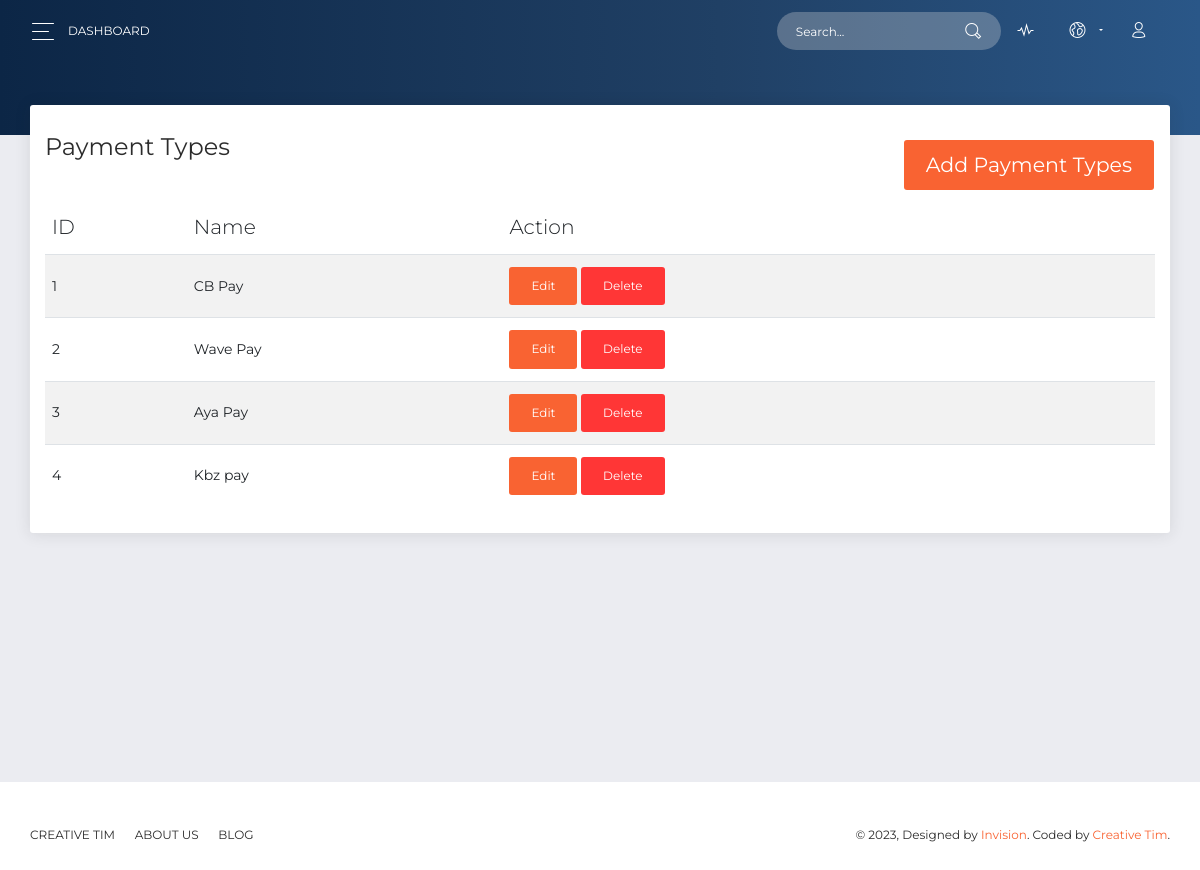
Screenshot of /admin/payment_types.php with the database file from the repository.
### tables this page shows
CREATE TABLE `payment_types` (
  `id` int NOT NULL,
  `type` varchar(255) NOT NULL,
  `deleted_at` int NOT NULL DEFAULT '0' COMMENT '0 => not\r\n1 => deleted'
);

### admin/payment_types.php (the view, shortened to what this page needs)
<?php
    include_once('header.php');
    $select_payment_type = "SELECT * FROM payment_types
                            WHERE deleted_at = 0
                            ORDER BY id DESC";
    $select_payment_type_query = mysqli_query($connect,$select_payment_type);
    $count_payment_type = mysqli_num_rows($select_payment_type_query);
?>
      <div class="panel-header panel-header-sm">
      </div>
      <div class="content">
        <div class="row">
          <div class="col-md-12">
            <div class="card">
              <div class="card-header">
                <h4 class="card-title addbtn">Payment Types <button class="btn btn-primary float-right" data-toggle="modal" data-target="#addModal">Add Payment Types </button></h4>
              </div>
              <div class="card-body">
                    <table class="table table-hover table-striped" id="payment-type">
                        <thead>
                            <th>ID</th>
                            <th>Name</th>
                            <th>Action</th>
                        </thead>
                        <tbody>
                        <?php
                            if($count_payment_type > 0)
                            {
                                for ($i=1; $i <= $count_payment_type; $i++) {
                                    $row_payment_type = mysqli_fetch_assoc($select_payment_type_query);
                                ?>
                            <tr>
                                <td><?php echo $i; ?></td>
                                <td><?php echo $row_payment_type['type']; ?></td>
                                <td>
                                    <button class="btn btn-primary editbtn" data-toggle="modal" data-target="#editModal" data-payment-type='<?php echo json_encode($row_payment_type); ?>'>Edit</button>
                                    <button class="btn btn-danger deletebtn" data-toggle="modal" data-target="#deleteModal" data-id="<?php echo $row_payment_type['id']; ?>">Delete</button>
                                </td>
                            </tr>
                            <?php
                                }
                            }
                            ?>
                        </tbody>
                        </table>
                    </div>
                </div>
            </div>
        </div>
    </div>
</div>
</div>
<?php
    include_once('footer.php');
?>

### rows the page displays
payment_types: type "CB Pay"
payment_types: type "Wave Pay"
payment_types: type "Aya Pay"
payment_types: type "Kbz pay"
